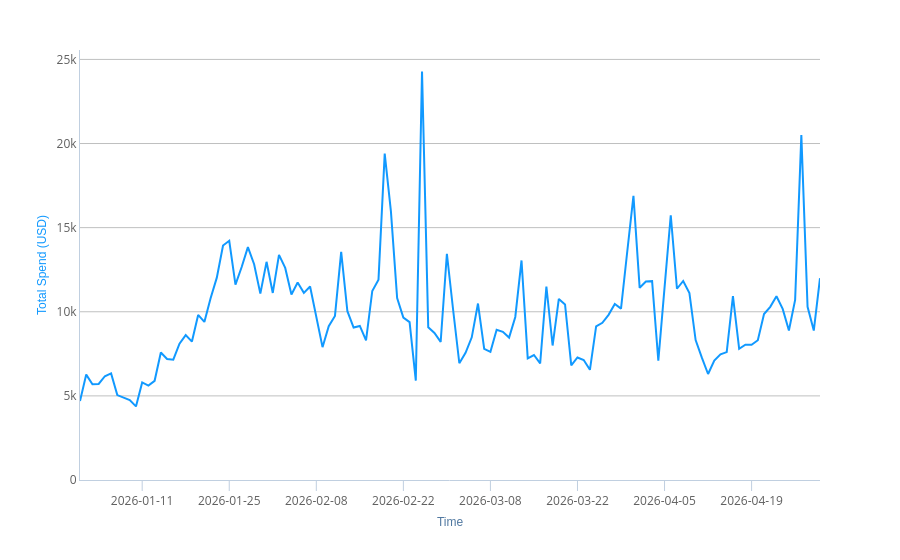

Here is the notebook cell this chart was saved with:
### Markdown cell above
## Plot the data

### Code cell
plot = px.line(df, y='Total Spend (USD)')
plot.show()
